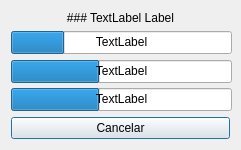
<?xml version="1.0" encoding="UTF-8"?>
<ui version="4.0">
 <class>GeorefProgressDialog</class>
 <widget class="QDialog" name="GeorefProgressDialog">
  <property name="geometry">
   <rect>
    <x>0</x>
    <y>0</y>
    <width>241</width>
    <height>150</height>
   </rect>
  </property>
  <property name="sizePolicy">
   <sizepolicy hsizetype="Preferred" vsizetype="Preferred">
    <horstretch>0</horstretch>
    <verstretch>0</verstretch>
   </sizepolicy>
  </property>
  <property name="minimumSize">
   <size>
    <width>241</width>
    <height>150</height>
   </size>
  </property>
  <property name="maximumSize">
   <size>
    <width>241</width>
    <height>150</height>
   </size>
  </property>
  <property name="windowTitle">
   <string>SET TITLE HERE</string>
  </property>
  <layout class="QVBoxLayout" name="verticalLayout">
   <item>
    <widget class="QLabel" name="labelDescription">
     <property name="sizePolicy">
      <sizepolicy hsizetype="Expanding" vsizetype="Preferred">
       <horstretch>0</horstretch>
       <verstretch>0</verstretch>
      </sizepolicy>
     </property>
     <property name="layoutDirection">
      <enum>Qt::LeftToRight</enum>
     </property>
     <property name="text">
      <string>### TextLabel Label</string>
     </property>
     <property name="textFormat">
      <enum>Qt::MarkdownText</enum>
     </property>
     <property name="alignment">
      <set>Qt::AlignCenter</set>
     </property>
    </widget>
   </item>
   <item>
    <widget class="QWidget" name="widgetProgress" native="true">
     <property name="sizePolicy">
      <sizepolicy hsizetype="Preferred" vsizetype="Preferred">
       <horstretch>0</horstretch>
       <verstretch>0</verstretch>
      </sizepolicy>
     </property>
     <property name="minimumSize">
      <size>
       <width>223</width>
       <height>23</height>
      </size>
     </property>
     <property name="maximumSize">
      <size>
       <width>16777215</width>
       <height>23</height>
      </size>
     </property>
     <widget class="QLabel" name="labelPrimary">
      <property name="geometry">
       <rect>
        <x>0</x>
        <y>0</y>
        <width>221</width>
        <height>21</height>
       </rect>
      </property>
      <property name="text">
       <string>TextLabel</string>
      </property>
      <property name="alignment">
       <set>Qt::AlignCenter</set>
      </property>
     </widget>
     <widget class="QProgressBar" name="progressBarPrimary">
      <property name="geometry">
       <rect>
        <x>0</x>
        <y>0</y>
        <width>221</width>
        <height>23</height>
       </rect>
      </property>
      <property name="sizePolicy">
       <sizepolicy hsizetype="Expanding" vsizetype="Fixed">
        <horstretch>0</horstretch>
        <verstretch>0</verstretch>
       </sizepolicy>
      </property>
      <property name="value">
       <number>24</number>
      </property>
      <property name="textVisible">
       <bool>false</bool>
      </property>
     </widget>
     <zorder>progressBarPrimary</zorder>
     <zorder>labelPrimary</zorder>
    </widget>
   </item>
   <item>
    <widget class="QWidget" name="widgetProgressSecondary" native="true">
     <property name="minimumSize">
      <size>
       <width>223</width>
       <height>23</height>
      </size>
     </property>
     <property name="maximumSize">
      <size>
       <width>16777215</width>
       <height>23</height>
      </size>
     </property>
     <widget class="QLabel" name="labelSecondary">
      <property name="geometry">
       <rect>
        <x>0</x>
        <y>0</y>
        <width>221</width>
        <height>21</height>
       </rect>
      </property>
      <property name="sizePolicy">
       <sizepolicy hsizetype="Expanding" vsizetype="Preferred">
        <horstretch>0</horstretch>
        <verstretch>0</verstretch>
       </sizepolicy>
      </property>
      <property name="sizeIncrement">
       <size>
        <width>1</width>
        <height>1</height>
       </size>
      </property>
      <property name="frameShape">
       <enum>QFrame::NoFrame</enum>
      </property>
      <property name="midLineWidth">
       <number>0</number>
      </property>
      <property name="text">
       <string>TextLabel</string>
      </property>
      <property name="alignment">
       <set>Qt::AlignCenter</set>
      </property>
     </widget>
     <widget class="QProgressBar" name="progressBarSecondary">
      <property name="geometry">
       <rect>
        <x>0</x>
        <y>0</y>
        <width>221</width>
        <height>23</height>
       </rect>
      </property>
      <property name="value">
       <number>40</number>
      </property>
      <property name="textVisible">
       <bool>false</bool>
      </property>
     </widget>
     <zorder>progressBarSecondary</zorder>
     <zorder>labelSecondary</zorder>
    </widget>
   </item>
   <item>
    <widget class="QWidget" name="widgetProgressTertiary" native="true">
     <property name="minimumSize">
      <size>
       <width>223</width>
       <height>23</height>
      </size>
     </property>
     <property name="maximumSize">
      <size>
       <width>16777215</width>
       <height>23</height>
      </size>
     </property>
     <widget class="QLabel" name="labelTertiary">
      <property name="geometry">
       <rect>
        <x>0</x>
        <y>0</y>
        <width>221</width>
        <height>21</height>
       </rect>
      </property>
      <property name="sizePolicy">
       <sizepolicy hsizetype="Expanding" vsizetype="Preferred">
        <horstretch>0</horstretch>
        <verstretch>0</verstretch>
       </sizepolicy>
      </property>
      <property name="sizeIncrement">
       <size>
        <width>1</width>
        <height>1</height>
       </size>
      </property>
      <property name="frameShape">
       <enum>QFrame::NoFrame</enum>
      </property>
      <property name="midLineWidth">
       <number>0</number>
      </property>
      <property name="text">
       <string>TextLabel</string>
      </property>
      <property name="alignment">
       <set>Qt::AlignCenter</set>
      </property>
     </widget>
     <widget class="QProgressBar" name="progressBarTertiary">
      <property name="geometry">
       <rect>
        <x>0</x>
        <y>0</y>
        <width>221</width>
        <height>23</height>
       </rect>
      </property>
      <property name="value">
       <number>40</number>
      </property>
      <property name="textVisible">
       <bool>false</bool>
      </property>
     </widget>
     <zorder>progressBarTertiary</zorder>
     <zorder>labelTertiary</zorder>
    </widget>
   </item>
   <item>
    <widget class="QPushButton" name="btnCancel">
     <property name="text">
      <string>Cancelar</string>
     </property>
    </widget>
   </item>
  </layout>
 </widget>
 <resources/>
 <connections/>
</ui>
